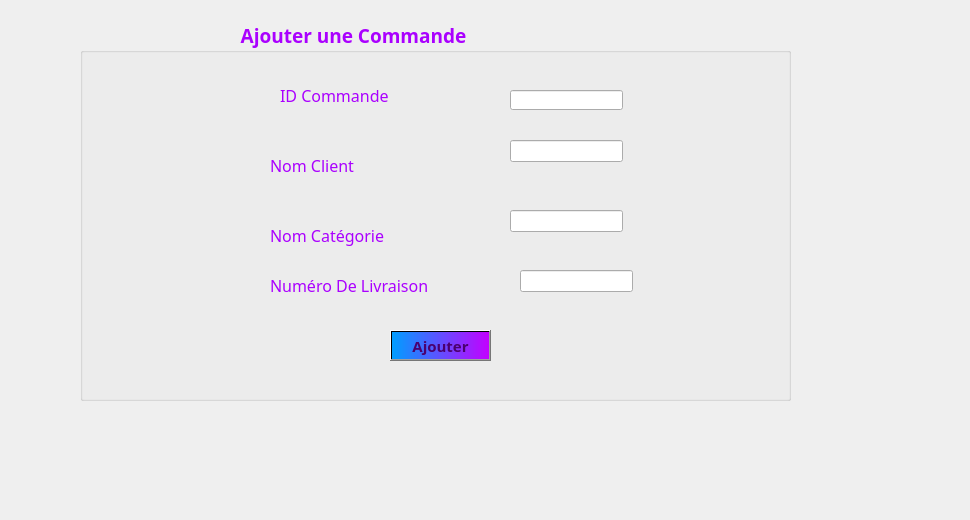
      <widget class="QWidget" name="tab_8">
       <attribute name="title">
        <string>Ajouter</string>
       </attribute>
       <widget class="QGroupBox" name="groupBox_4">
        <property name="geometry">
         <rect>
          <x>80</x>
          <y>20</y>
          <width>711</width>
          <height>381</height>
         </rect>
        </property>
        <property name="font">
         <font>
          <family>Lucida Calligraphy</family>
          <pointsize>14</pointsize>
          <weight>75</weight>
          <bold>true</bold>
         </font>
        </property>
        <property name="styleSheet">
         <string notr="true">color: rgb(170, 0, 255);
border-color: rgb(170, 0, 255);</string>
        </property>
        <property name="title">
         <string>                                Ajouter une Commande</string>
        </property>
        <widget class="QLabel" name="label_28">
         <property name="geometry">
          <rect>
           <x>190</x>
           <y>130</y>
           <width>171</width>
           <height>31</height>
          </rect>
         </property>
         <property name="font">
          <font>
           <family>Lucida Calligraphy</family>
           <pointsize>12</pointsize>
          </font>
         </property>
         <property name="text">
          <string>Nom Client</string>
         </property>
        </widget>
        <widget class="QLineEdit" name="lineEdit_12">
         <property name="geometry">
          <rect>
           <x>430</x>
           <y>70</y>
           <width>113</width>
           <height>20</height>
          </rect>
         </property>
        </widget>
        <widget class="QLabel" name="label_32">
         <property name="geometry">
          <rect>
           <x>168</x>
           <y>318</y>
           <width>2101</width>
           <height>2211</height>
          </rect>
         </property>
         <property name="text">
          <string/>
         </property>
         <property name="pixmap">
          <pixmap>macaron.jpg</pixmap>
         </property>
        </widget>
        <widget class="QLabel" name="label_33">
         <property name="geometry">
          <rect>
           <x>200</x>
           <y>60</y>
           <width>171</width>
           <height>31</height>
          </rect>
         </property>
         <property name="font">
          <font>
           <family>Lucida Calligraphy</family>
           <pointsize>12</pointsize>
          </font>
         </property>
         <property name="text">
          <string>ID Commande</string>
         </property>
        </widget>
        <widget class="QLabel" name="label_34">
         <property name="geometry">
          <rect>
           <x>190</x>
           <y>200</y>
           <width>171</width>
           <height>31</height>
          </rect>
         </property>
         <property name="font">
          <font>
           <family>Lucida Calligraphy</family>
           <pointsize>12</pointsize>
          </font>
         </property>
         <property name="text">
          <string>Nom Catégorie</string>
         </property>
        </widget>
        <widget class="QPushButton" name="pushButton_4">
         <property name="geometry">
          <rect>
           <x>310</x>
           <y>310</y>
           <width>101</width>
           <height>31</height>
          </rect>
         </property>
         <property name="font">
          <font>
           <family>Lucida Calligraphy</family>
           <pointsize>11</pointsize>
           <weight>75</weight>
           <bold>true</bold>
          </font>
         </property>
         <property name="styleSheet">
          <string notr="true">background-color: qlineargradient(spread:pad, x1:0, y1:0, x2:1, y2:0, stop:0 rgba(0, 158, 255, 255), stop:1 rgba(195, 0, 255, 255));
color: rgb(74, 0, 111);</string>
         </property>
         <property name="text">
          <string>Ajouter</string>
         </property>
        </widget>
        <widget class="QLabel" name="label_37">
         <property name="geometry">
          <rect>
           <x>190</x>
           <y>250</y>
           <width>201</width>
           <height>31</height>
          </rect>
         </property>
         <property name="font">
          <font>
           <family>Lucida Calligraphy</family>
           <pointsize>12</pointsize>
          </font>
         </property>
         <property name="text">
          <string>Numéro De Livraison</string>
         </property>
        </widget>
        <widget class="QLineEdit" name="lineEdit_3">
         <property name="geometry">
          <rect>
           <x>430</x>
           <y>120</y>
           <width>113</width>
           <height>22</height>
          </rect>
         </property>
        </widget>
        <widget class="QLineEdit" name="lineEdit_4">
         <property name="geometry">
          <rect>
           <x>430</x>
           <y>190</y>
           <width>113</width>
           <height>22</height>
          </rect>
         </property>
        </widget>
        <widget class="QLineEdit" name="lineEdit_5">
         <property name="geometry">
          <rect>
           <x>440</x>
           <y>250</y>
           <width>113</width>
           <height>22</height>
          </rect>
         </property>
        </widget>
       </widget>
       <widget class="QLabel" name="label_2">
        <property name="geometry">
         <rect>
          <x>-20</x>
          <y>-10</y>
          <width>961</width>
          <height>511</height>
         </rect>
        </property>
        <property name="text">
         <string/>
        </property>
        <property name="pixmap">
         <pixmap>../../../../Downloads/155296947_507314950275690_225535330781415924_n.jpg</pixmap>
        </property>
       </widget>
       <zorder>label_2</zorder>
       <zorder>groupBox_4</zorder>
      </widget>
